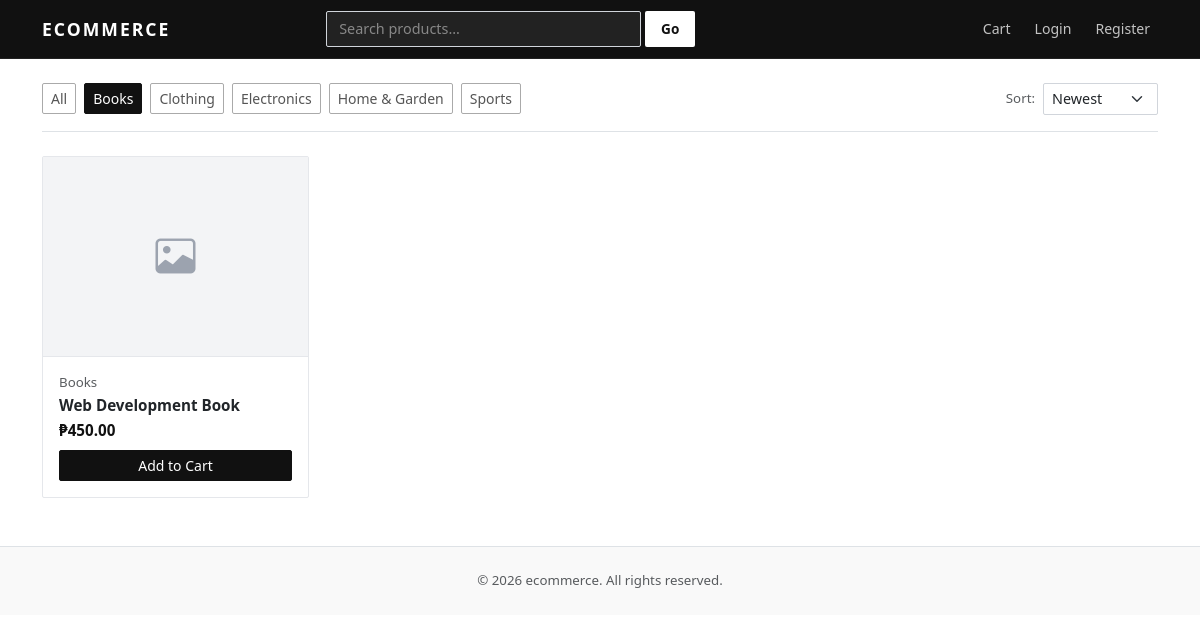
The app's page /index.php?category=3&sort=newest with its own data.
### tables this page shows
CREATE TABLE categories (
    id INT AUTO_INCREMENT PRIMARY KEY,
    name VARCHAR(100) NOT NULL
);

CREATE TABLE products (
    id INT AUTO_INCREMENT PRIMARY KEY,
    category_id INT,
    name VARCHAR(200) NOT NULL,
    description TEXT,
    price DECIMAL(10,2) NOT NULL,
    stock INT DEFAULT 0,
    image VARCHAR(255) DEFAULT 'no-image.png',
    created_at TIMESTAMP DEFAULT CURRENT_TIMESTAMP,
    FOREIGN KEY (category_id) REFERENCES categories(id) ON DELETE SET NULL
);

### includes/functions.php (called while the page is built, shortened)
<?php
function clean($str) {
    return htmlspecialchars(trim((string)$str), ENT_QUOTES, 'UTF-8');
}
function price($amount) {
    return '&#8369;' . number_format((float)$amount, 2);
}

### index.php (the view, shortened to what this page needs)
<?php
require_once 'includes/header.php';
$search = trim($_GET['search']   ?? '');
$catId  = (int)($_GET['category'] ?? 0);
$sort   = $_GET['sort']           ?? 'newest';
$where  = ['1'];
$params = [];
if ($catId) {
    $where[]  = 'p.category_id = ?';
    $params[] = $catId;
}
$orderBy = match($sort) {
    'price_asc'  => 'p.price ASC',
    'price_desc' => 'p.price DESC',
    'name'       => 'p.name ASC',
    default      => 'p.created_at DESC',
};
$sql  = "SELECT p.*, c.name AS cat_name
         FROM products p
         LEFT JOIN categories c ON p.category_id = c.id
         WHERE " . implode(' AND ', $where) . "
         ORDER BY $orderBy";
$stmt = $pdo->prepare($sql);
$stmt->execute($params);
$products = $stmt->fetchAll();
$categories = $pdo->query("SELECT * FROM categories ORDER BY name")->fetchAll();
?>
<div class="d-flex flex-wrap align-items-center justify-content-between gap-2 mb-4 pb-3 border-bottom">
    <div class="d-flex flex-wrap gap-2 align-items-center">
        <a href="index.php" class="btn btn-sm <?= !$catId ? 'btn-dark' : 'btn-outline-secondary' ?>">All</a>
        <?php foreach ($categories as $c): ?>
            <a href="index.php?category=<?= $c['id'] ?>&sort=<?= clean($sort) ?><?= $search ? '&search=' . urlencode($search) : '' ?>"
               class="btn btn-sm <?= $catId == $c['id'] ? 'btn-dark' : 'btn-outline-secondary' ?>">
                <?= clean($c['name']) ?>
            </a>
        <?php endforeach; ?>
    </div>
    <form method="GET" class="d-flex gap-2 align-items-center">
        <label class="text-muted small mb-0">Sort:</label>
        <select name="sort" class="form-select form-select-sm" style="width:auto;" onchange="this.form.submit()">
            <option value="newest"     <?= $sort === 'newest'     ? 'selected' : '' ?>>Newest</option>
        </select>
    </form>
</div>
<?php if (empty($products)): ?>
    <div class="text-center py-5 text-muted">
        <p class="mb-3">No products found.</p>
        <a href="index.php" class="btn btn-outline-secondary btn-sm">View all products</a>
    </div>
<?php else: ?>
    <div class="row row-cols-2 row-cols-md-3 row-cols-lg-4 g-3">
        <?php foreach ($products as $p):
            $imgFile = dirname(__FILE__) . '/uploads/' . $p['image'];
            $hasImg  = $p['image'] && $p['image'] !== 'no-image.png' && file_exists($imgFile);
        ?>
        <div class="col">
            <div class="card product-card h-100">
                <a href="product.php?id=<?= $p['id'] ?>" class="text-decoration-none">
                    <?php if ($hasImg): ?>
                        <img src="<?= SITE_URL ?>/uploads/<?= clean($p['image']) ?>"
                             class="card-img-top" alt="<?= clean($p['name']) ?>">
                    <?php else: ?>
                        <div class="img-placeholder"><i class="bi bi-image"></i></div>
                    <?php endif; ?>
                </a>
                <div class="card-body d-flex flex-column p-3">
                    <?php if ($p['cat_name']): ?>
                        <small class="text-muted mb-1"><?= clean($p['cat_name']) ?></small>
                    <?php endif; ?>
                    <p class="mb-1 fw-semibold lh-sm">
                        <a href="product.php?id=<?= $p['id'] ?>" class="text-decoration-none text-dark">
                            <?= clean($p['name']) ?>
                        </a>
                    </p>
                    <p class="text-price mb-2"><?= price($p['price']) ?></p>
                    <div class="mt-auto">
                        <?php if ($p['stock'] > 0): ?>
                            <form method="POST" action="cart.php">
                                <button type="submit" class="btn btn-primary btn-sm w-100">Add to Cart</button>
                            </form>
                        <?php else: ?>
                            <button class="btn btn-outline-secondary btn-sm w-100" disabled>Unavailable</button>
                        <?php endif; ?>
                    </div>
                </div>
            </div>
        </div>
        <?php endforeach; ?>
    </div>
<?php endif; ?>
<?php require_once 'includes/footer.php'; ?>

### includes/header.php (style rules this page uses)
*, *::before, *::after { box-sizing: border-box; }
body { background: #fff; color: #111; font-family: 'Segoe UI', system-ui, -apple-system, sans-serif; font-size: 0.95rem; }
.btn-primary { background: #111; border-color: #111; color: #fff; border-radius: 2px; }
.btn-outline-secondary { border-color: #aaa; color: #555; border-radius: 2px; }
.btn-dark { background: #111; border-color: #111; border-radius: 2px; }
.card { border: 1px solid #e5e7eb; border-radius: 2px; box-shadow: none; }
.product-card { transition: border-color 0.2s; }
.product-card .img-placeholder { height: 200px; background: #f3f4f6; display: flex; align-items: center; justify-content: center; border-bottom: 1px solid #e5e7eb; color: #9ca3af; font-size: 2.5rem; }
.form-control, .form-select { border-radius: 2px; border-color: #d1d5db; font-size: 0.9rem; }
.text-price { font-weight: 700; color: #111; }
a { color: #111; }

### records on screen
categories: name "Books"
categories: name "Clothing"
categories: name "Electronics"
categories: name "Home & Garden"
categories: name "Sports"
products: image "no-image.png" (drawn), category.name "Books", name "Web Development Book", price "₱450.00"

### other values on screen
SITE_NAME "ECOMMERCE"
SITE_NAME "ecommerce"
